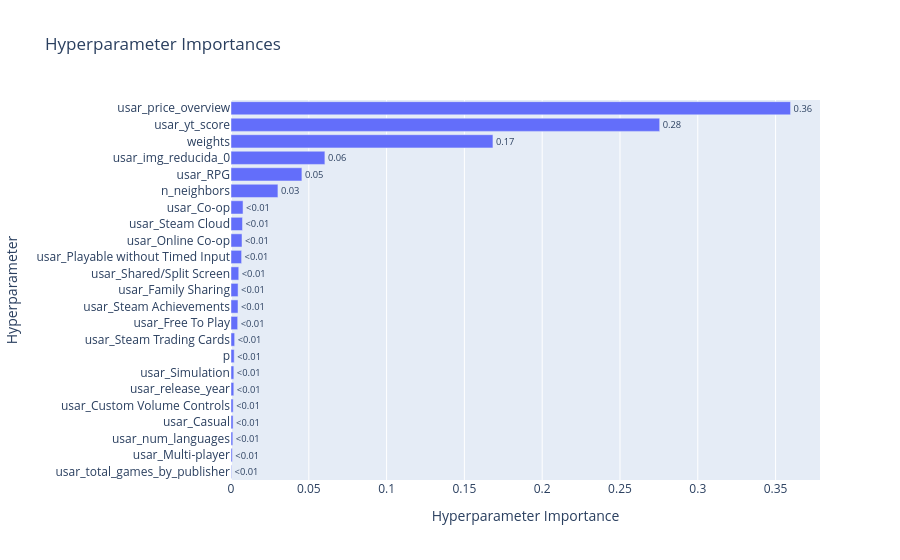

Here is the notebook cell this chart was saved with:
### Markdown cell above
Observamos que las variables mas significativas son: 
1. Family Sharing
2. Free To Play
3. yt_score
4. Steam Trading Cards
5. price_overview
6. Steam Cloud
7. num_languages
8. Steam Achievements
9. RPG
10. Online Co-op
11. Casual
12. img_reducida_0
13. Custom Volume Controls
14. Simulation
15. release_year
16. Co-op
17. Multi-player
18. Shared/Split Screen
19. Playable without Timed Input
20. total_games_by_publisher

### Code cell
warnings.filterwarnings("ignore")
optuna.logging.set_verbosity(optuna.logging.WARNING)

df_prepared = _preprocess(df, use_images=True)

img_cols = [c for c in df_prepared.columns if c.startswith('v_clip_')]
if img_cols:
    pca = PCA(n_components=10, random_state=42)
    reducidas = pca.fit_transform(df_prepared[img_cols])
    for i in range(10):
        df_prepared[f'img_reducida_{i}'] = reducidas[:, i]
    df_prepared = df_prepared.drop(columns=img_cols)

top_variables = [
    'Family Sharing', 'Free To Play', 'yt_score', 'Steam Trading Cards', 
    'price_overview', 'Steam Cloud', 'num_languages', 'Steam Achievements', 
    'RPG', 'Online Co-op', 'Casual', 'img_reducida_0', 'Custom Volume Controls', 
    'Simulation', 'release_year', 'Co-op', 'Multi-player', 'Shared/Split Screen', 
    'Playable without Timed Input', 'total_games_by_publisher'
]

X = df_prepared[top_variables]
y = df_prepared['recomendaciones_totales']

# AÑADIDO 1: Estratificación
bins_strat = [-1, 10, 100, 1000, 10000, float('inf')]
y_binned = pd.cut(y, bins=bins_strat, labels=False)

X_train, X_test, y_train, y_test = train_test_split(
    X, y, 
    test_size=0.3, 
    random_state=42, 
    stratify=y_binned
)

def objective(trial, X_t, y_t):
    variables_elegidas = []
    for col in top_variables:
        if trial.suggest_categorical(f'usar_{col}', [True, False]):
            variables_elegidas.append(col)
            
    if len(variables_elegidas) == 0:
        return float('inf')
        
    X_filtrada = X_t[variables_elegidas]
    
    n_neighbors = trial.suggest_int('n_neighbors', 3, 50)
    weights = trial.suggest_categorical('weights', ['uniform', 'distance'])
    p = trial.suggest_int('p', 1, 2)
    
    modelo_knn = KNeighborsRegressor(n_neighbors=n_neighbors, weights=weights, p=p, n_jobs=-1)
    
    todas_sesgadas = ['num_languages', 'price_overview', 'total_games_by_publisher']
    todas_normales = ['yt_score', 'release_year', 'img_reducida_0']
    
    cols_sesgadas = [c for c in variables_elegidas if c in todas_sesgadas]
    cols_normales = [c for c in variables_elegidas if c in todas_normales]
    cols_binarias = [c for c in variables_elegidas if c not in cols_sesgadas + cols_normales]
    
    transformers_list = [
        ('sesgadas', PowerTransformer(method='yeo-johnson'), cols_sesgadas),
        ('normales', StandardScaler(), cols_normales),
        ('binarias', 'passthrough', cols_binarias)
    ]
    
    preprocessor = ColumnTransformer(transformers=transformers_list, remainder='drop')
    pipeline = Pipeline([('prep', preprocessor), ('knn', modelo_knn)])
    final_model = TransformedTargetRegressor(regressor=pipeline, func=np.log1p, inverse_func=np.expm1)
    
    cv = KFold(n_splits=5, shuffle=True, random_state=42)
    scores = cross_validate(final_model, X_filtrada, y_t, cv=cv, scoring='neg_mean_absolute_error', n_jobs=-1)
    
    return -scores['test_score'].mean()

print("Buscando las mejores variables e hiperparámetros...")
study = optuna.create_study(direction='minimize')
study.optimize(lambda trial: objective(trial, X_train, y_train), n_trials=300)

print(f"\nMejor MAE en Validación: {study.best_value:.4f}")

# AÑADIDO 2: Visualización de importancias
importancias = optuna.importance.get_param_importances(study)
df_importancias = pd.DataFrame(list(importancias.items()), columns=['Parámetro', 'Importancia (%)'])
df_importancias['Importancia (%)'] = (df_importancias['Importancia (%)'] * 100).round(2)

print("\n---> TOP PARÁMETROS Y VARIABLES MÁS INFLUYENTES <---")
display(df_importancias.head(15))

try:
    display(vis.plot_param_importances(study))
except:
    pass


mejores_parametros = study.best_params
variables_ganadoras = [col for col in top_variables if mejores_parametros[f'usar_{col}'] == True]

print(f"\nOptuna ha decidido usar solo estas {len(variables_ganadoras)} variables:")
for v in variables_ganadoras:
    print(f" - {v}")

X_train_final = X_train[variables_ganadoras]
X_test_final = X_test[variables_ganadoras]

best_knn = KNeighborsRegressor(
    n_neighbors=mejores_parametros['n_neighbors'],
    weights=mejores_parametros['weights'],
    p=mejores_parametros['p'],
    n_jobs=-1
)

todas_sesgadas = ['num_languages', 'price_overview', 'total_games_by_publisher']
todas_normales = ['yt_score', 'release_year', 'img_reducida_0']

cols_sesgadas = [c for c in variables_ganadoras if c in todas_sesgadas]
cols_normales = [c for c in variables_ganadoras if c in todas_normales]
cols_binarias = [c for c in variables_ganadoras if c not in cols_sesgadas + cols_normales]

final_transformers = [
    ('sesgadas', PowerTransformer(method='yeo-johnson'), cols_sesgadas),
    ('normales', StandardScaler(), cols_normales),
    ('binarias', 'passthrough', cols_binarias)
]

final_preprocessor = ColumnTransformer(transformers=final_transformers, remainder='drop')
final_pipeline = Pipeline([('prep', final_preprocessor), ('knn', best_knn)])
modelo_definitivo = TransformedTargetRegressor(regressor=final_pipeline, func=np.log1p, inverse_func=np.expm1)

modelo_definitivo.fit(X_train_final, y_train)
predicciones = modelo_definitivo.predict(X_test_final)

print("\n")
metricas_finales = get_metrics(y_test, predicciones)

# AÑADIDO 3: Diccionario de hiperparámetros para recrear el modelo
print("\n============================================================")
print(" 📋 DICCIONARIO DE HIPERPARÁMETROS (PARA COPIAR AL SCRIPT) ")
print("============================================================")

dict_exportar = {
    "knn_params": {
        "n_neighbors": mejores_parametros["n_neighbors"],
        "weights": mejores_parametros["weights"],
        "p": mejores_parametros["p"]
    },
    "variables_seleccionadas": variables_ganadoras
}

pprint.pprint(dict_exportar, indent=4, sort_dicts=False)

### Figure 1 — Plotly figure (JSON) as saved in the notebook; plotly's stock layout.template omitted (floating-point values rounded to 4 significant figures)
{"data": [{"cliponaxis": false, "hovertemplate": ["usar_total_games_by_publisher (CategoricalDistribution): 0.00034966869174880605<extra></extra>", "usar_Multi-player (CategoricalDistribution): 0.0008324925959739939<extra></extra>", "usar_num_languages (CategoricalDistribution): 0.0011667584658171428<extra></extra>", "usar_Casual (CategoricalDistribution): 0.0013359836094736415<extra></extra>", "usar_Custom Volume Controls (CategoricalDistribution): 0.0013981856309105802<extra></extra>", "usar_release_year (CategoricalDistribution): 0.001802639915872484<extra></extra>", "usar_Simulation (CategoricalDistribution): 0.0018213784588828154<extra></extra>", "p (IntDistribution): 0.0020560826652903656<extra></extra>", "usar_Steam Trading Cards (CategoricalDistribution): 0.0023472203513250963<extra></extra>", "usar_Free To Play (CategoricalDistribution): 0.004287990565481371<extra></extra>", "usar_Steam Achievements (CategoricalDistribution): 0.0044995008095390105<extra></extra>", "usar_Family Sharing (CategoricalDistribution): 0.0045533560212567435<extra></extra>", "usar_Shared/Split Screen (CategoricalDistribution): 0.004981227364028452<extra></extra>", "usar_Playable without Timed Input (CategoricalDistribution): 0.006809945089154447<extra></extra>", "usar_Online Co-op (CategoricalDistribution): 0.007086196822893522<extra></extra>", "usar_Steam Cloud (CategoricalDistribution): 0.007382808540698927<extra></extra>", "usar_Co-op (CategoricalDistribution): 0.007736120127660944<extra></extra>", "n_neighbors (IntDistribution): 0.03016414865142547<extra></extra>", "usar_RPG (CategoricalDistribution): 0.04556402844394363<extra></extra>", "usar_img_reducida_0 (CategoricalDistribution): 0.060343139024780966<extra></extra>", "weights (CategoricalDistribution): 0.16834951112487795<extra></extra>", "usar_yt_score (CategoricalDistribution): 0.2755118387985226<extra></extra>", "usar_price_overview (CategoricalDistribution): 0.3596197782304415<extra></extra>"], "name": "Objective Value", "orientation": "h", "text": ["<0.01", "<0.01", "<0.01", "<0.01", "<0.01", "<0.01", "<0.01", "<0.01", "<0.01", "<0.01", "<0.01", "<0.01", "<0.01", "<0.01", "<0.01", "<0.01", "<0.01", "0.03", "0.05", "0.06", "0.17", "0.28", "0.36"], "textposition": "outside", "type": "bar", "x": [0.0003497, 0.0008325, 0.001167, 0.001336, 0.001398, 0.001803, 0.001821, 0.002056, 0.002347, 0.004288, 0.0045, 0.004553, 0.004981, 0.00681, 0.007086, 0.007383, 0.007736, 0.03016, 0.04556, 0.06034, 0.1683, 0.2755, 0.3596], "y": ["usar_total_games_by_publisher", "usar_Multi-player", "usar_num_languages", "usar_Casual", "usar_Custom Volume Controls", "usar_release_year", "usar_Simulation", "p", "usar_Steam Trading Cards", "usar_Free To Play", "usar_Steam Achievements", "usar_Family Sharing", "usar_Shared/Split Screen", "usar_Playable without Timed Input", "usar_Online Co-op", "usar_Steam Cloud", "usar_Co-op", "n_neighbors", "usar_RPG", "usar_img_reducida_0", "weights", "usar_yt_score", "usar_price_overview"]}], "layout": {"title": {"text": "Hyperparameter Importances"}, "xaxis": {"title": {"text": "Hyperparameter Importance"}}, "yaxis": {"title": {"text": "Hyperparameter"}}}}
